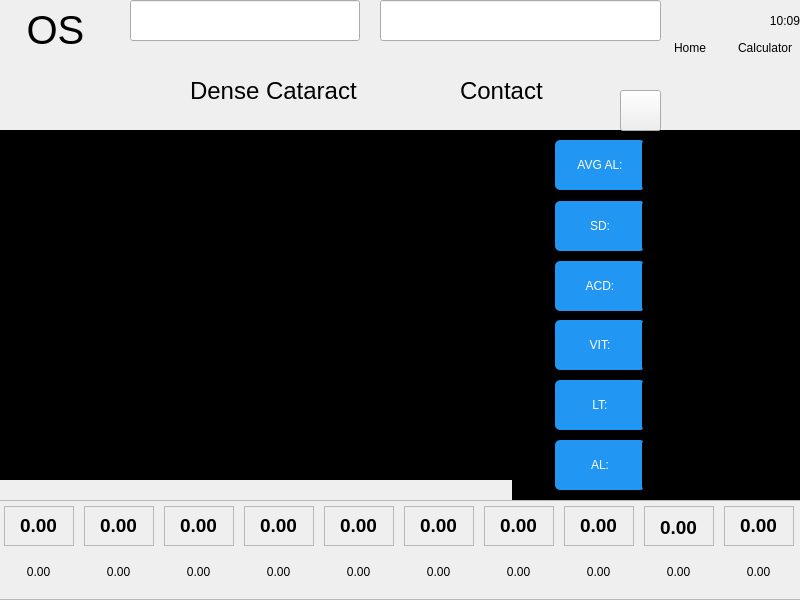
<?xml version="1.0" encoding="UTF-8"?>
<ui version="4.0">
 <class>MeasureDialog</class>
 <widget class="QDialog" name="MeasureDialog">
  <property name="geometry">
   <rect>
    <x>0</x>
    <y>0</y>
    <width>800</width>
    <height>600</height>
   </rect>
  </property>
  <property name="windowTitle">
   <string>Dialog</string>
  </property>
  <property name="styleSheet">
   <string notr="true">background-image: url(:/images/5.png);</string>
  </property>
  <widget class="QPushButton" name="btn_lensType">
   <property name="geometry">
    <rect>
     <x>120</x>
     <y>60</y>
     <width>70</width>
     <height>70</height>
    </rect>
   </property>
   <property name="styleSheet">
    <string notr="true">border-image:url(:/images/empty.png);
border-image: url(:/images/aphakic-icon.png);</string>
   </property>
   <property name="text">
    <string/>
   </property>
   <property name="flat">
    <bool>true</bool>
   </property>
  </widget>
  <widget class="QPushButton" name="btn_opMode">
   <property name="geometry">
    <rect>
     <x>390</x>
     <y>60</y>
     <width>70</width>
     <height>70</height>
    </rect>
   </property>
   <property name="styleSheet">
    <string notr="true">border-image:url(:/images/empty.png);
border-image: url(:/images/contact.png);</string>
   </property>
   <property name="text">
    <string/>
   </property>
   <property name="flat">
    <bool>true</bool>
   </property>
  </widget>
  <widget class="QFrame" name="frame">
   <property name="geometry">
    <rect>
     <x>-5</x>
     <y>500</y>
     <width>808</width>
     <height>100</height>
    </rect>
   </property>
   <property name="styleSheet">
    <string notr="true">border-image: url(:/images/card.png);</string>
   </property>
   <property name="frameShape">
    <enum>QFrame::StyledPanel</enum>
   </property>
   <property name="frameShadow">
    <enum>QFrame::Raised</enum>
   </property>
   <widget class="QLabel" name="lbl_alOne">
    <property name="geometry">
     <rect>
      <x>10</x>
      <y>10</y>
      <width>67</width>
      <height>31</height>
     </rect>
    </property>
    <property name="font">
     <font>
      <pointsize>14</pointsize>
      <bold>true</bold>
     </font>
    </property>
    <property name="styleSheet">
     <string notr="true">background-image:url(empty.png);
border-image:url(empty.png);</string>
    </property>
    <property name="text">
     <string>0.00</string>
    </property>
    <property name="alignment">
     <set>Qt::AlignCenter</set>
    </property>
   </widget>
   <widget class="QLabel" name="lbl_devOne">
    <property name="geometry">
     <rect>
      <x>10</x>
      <y>56</y>
      <width>67</width>
      <height>31</height>
     </rect>
    </property>
    <property name="styleSheet">
     <string notr="true">background-image:url(empty.png);
border-image:url(empty.png);</string>
    </property>
    <property name="text">
     <string>0.00</string>
    </property>
    <property name="alignment">
     <set>Qt::AlignCenter</set>
    </property>
   </widget>
   <widget class="QLabel" name="lbl_alTwo">
    <property name="geometry">
     <rect>
      <x>90</x>
      <y>10</y>
      <width>67</width>
      <height>31</height>
     </rect>
    </property>
    <property name="font">
     <font>
      <pointsize>14</pointsize>
      <bold>true</bold>
     </font>
    </property>
    <property name="styleSheet">
     <string notr="true">background-image:url(empty.png);
border-image:url(empty.png);</string>
    </property>
    <property name="text">
     <string>0.00</string>
    </property>
    <property name="alignment">
     <set>Qt::AlignCenter</set>
    </property>
   </widget>
   <widget class="QLabel" name="lbl_devTwo">
    <property name="geometry">
     <rect>
      <x>90</x>
      <y>56</y>
      <width>67</width>
      <height>31</height>
     </rect>
    </property>
    <property name="styleSheet">
     <string notr="true">background-image:url(empty.png);
border-image:url(empty.png);</string>
    </property>
    <property name="text">
     <string>0.00</string>
    </property>
    <property name="alignment">
     <set>Qt::AlignCenter</set>
    </property>
   </widget>
   <widget class="QLabel" name="lbl_alThree">
    <property name="geometry">
     <rect>
      <x>170</x>
      <y>10</y>
      <width>67</width>
      <height>31</height>
     </rect>
    </property>
    <property name="font">
     <font>
      <pointsize>14</pointsize>
      <bold>true</bold>
     </font>
    </property>
    <property name="styleSheet">
     <string notr="true">background-image:url(empty.png);
border-image:url(empty.png);</string>
    </property>
    <property name="text">
     <string>0.00</string>
    </property>
    <property name="alignment">
     <set>Qt::AlignCenter</set>
    </property>
   </widget>
   <widget class="QLabel" name="lbl_devThree">
    <property name="geometry">
     <rect>
      <x>170</x>
      <y>56</y>
      <width>67</width>
      <height>31</height>
     </rect>
    </property>
    <property name="styleSheet">
     <string notr="true">background-image:url(empty.png);
border-image:url(empty.png);</string>
    </property>
    <property name="text">
     <string>0.00</string>
    </property>
    <property name="alignment">
     <set>Qt::AlignCenter</set>
    </property>
   </widget>
   <widget class="QLabel" name="lbl_devFour">
    <property name="geometry">
     <rect>
      <x>250</x>
      <y>56</y>
      <width>67</width>
      <height>31</height>
     </rect>
    </property>
    <property name="styleSheet">
     <string notr="true">background-image:url(empty.png);
border-image:url(empty.png);</string>
    </property>
    <property name="text">
     <string>0.00</string>
    </property>
    <property name="alignment">
     <set>Qt::AlignCenter</set>
    </property>
   </widget>
   <widget class="QLabel" name="lbl_alFour">
    <property name="geometry">
     <rect>
      <x>250</x>
      <y>10</y>
      <width>67</width>
      <height>31</height>
     </rect>
    </property>
    <property name="font">
     <font>
      <pointsize>14</pointsize>
      <bold>true</bold>
     </font>
    </property>
    <property name="styleSheet">
     <string notr="true">background-image:url(empty.png);
border-image:url(empty.png);</string>
    </property>
    <property name="text">
     <string>0.00</string>
    </property>
    <property name="alignment">
     <set>Qt::AlignCenter</set>
    </property>
   </widget>
   <widget class="QLabel" name="lbl_devFive">
    <property name="geometry">
     <rect>
      <x>330</x>
      <y>56</y>
      <width>67</width>
      <height>31</height>
     </rect>
    </property>
    <property name="styleSheet">
     <string notr="true">background-image:url(empty.png);
border-image:url(empty.png);</string>
    </property>
    <property name="text">
     <string>0.00</string>
    </property>
    <property name="alignment">
     <set>Qt::AlignCenter</set>
    </property>
   </widget>
   <widget class="QLabel" name="lbl_alFive">
    <property name="geometry">
     <rect>
      <x>330</x>
      <y>10</y>
      <width>67</width>
      <height>31</height>
     </rect>
    </property>
    <property name="font">
     <font>
      <pointsize>14</pointsize>
      <bold>true</bold>
     </font>
    </property>
    <property name="styleSheet">
     <string notr="true">background-image:url(empty.png);
border-image:url(empty.png);</string>
    </property>
    <property name="text">
     <string>0.00</string>
    </property>
    <property name="alignment">
     <set>Qt::AlignCenter</set>
    </property>
   </widget>
   <widget class="QLabel" name="lbl_devSix">
    <property name="geometry">
     <rect>
      <x>410</x>
      <y>56</y>
      <width>67</width>
      <height>31</height>
     </rect>
    </property>
    <property name="styleSheet">
     <string notr="true">background-image:url(empty.png);
border-image:url(empty.png);</string>
    </property>
    <property name="text">
     <string>0.00</string>
    </property>
    <property name="alignment">
     <set>Qt::AlignCenter</set>
    </property>
   </widget>
   <widget class="QLabel" name="lbl_alSix">
    <property name="geometry">
     <rect>
      <x>410</x>
      <y>10</y>
      <width>67</width>
      <height>31</height>
     </rect>
    </property>
    <property name="font">
     <font>
      <pointsize>14</pointsize>
      <bold>true</bold>
     </font>
    </property>
    <property name="styleSheet">
     <string notr="true">background-image:url(empty.png);
border-image:url(empty.png);</string>
    </property>
    <property name="text">
     <string>0.00</string>
    </property>
    <property name="alignment">
     <set>Qt::AlignCenter</set>
    </property>
   </widget>
   <widget class="QLabel" name="lbl_devSeven">
    <property name="geometry">
     <rect>
      <x>490</x>
      <y>56</y>
      <width>67</width>
      <height>31</height>
     </rect>
    </property>
    <property name="styleSheet">
     <string notr="true">background-image:url(empty.png);
border-image:url(empty.png);</string>
    </property>
    <property name="text">
     <string>0.00</string>
    </property>
    <property name="alignment">
     <set>Qt::AlignCenter</set>
    </property>
   </widget>
   <widget class="QLabel" name="lbl_alSeven">
    <property name="geometry">
     <rect>
      <x>490</x>
      <y>10</y>
      <width>67</width>
      <height>31</height>
     </rect>
    </property>
    <property name="font">
     <font>
      <pointsize>14</pointsize>
      <bold>true</bold>
     </font>
    </property>
    <property name="styleSheet">
     <string notr="true">background-image:url(empty.png);
border-image:url(empty.png);</string>
    </property>
    <property name="text">
     <string>0.00</string>
    </property>
    <property name="alignment">
     <set>Qt::AlignCenter</set>
    </property>
   </widget>
   <widget class="QLabel" name="lbl_alEight">
    <property name="geometry">
     <rect>
      <x>570</x>
      <y>10</y>
      <width>67</width>
      <height>31</height>
     </rect>
    </property>
    <property name="font">
     <font>
      <pointsize>14</pointsize>
      <bold>true</bold>
     </font>
    </property>
    <property name="styleSheet">
     <string notr="true">background-image:url(empty.png);
border-image:url(empty.png);</string>
    </property>
    <property name="text">
     <string>0.00</string>
    </property>
    <property name="alignment">
     <set>Qt::AlignCenter</set>
    </property>
   </widget>
   <widget class="QLabel" name="lbl_devEight">
    <property name="geometry">
     <rect>
      <x>570</x>
      <y>56</y>
      <width>67</width>
      <height>31</height>
     </rect>
    </property>
    <property name="styleSheet">
     <string notr="true">background-image:url(empty.png);
border-image:url(empty.png);</string>
    </property>
    <property name="text">
     <string>0.00</string>
    </property>
    <property name="alignment">
     <set>Qt::AlignCenter</set>
    </property>
   </widget>
   <widget class="QLabel" name="lbl_devNine">
    <property name="geometry">
     <rect>
      <x>650</x>
      <y>56</y>
      <width>67</width>
      <height>31</height>
     </rect>
    </property>
    <property name="styleSheet">
     <string notr="true">background-image:url(empty.png);
border-image:url(empty.png);</string>
    </property>
    <property name="text">
     <string>0.00</string>
    </property>
    <property name="alignment">
     <set>Qt::AlignCenter</set>
    </property>
   </widget>
   <widget class="QLabel" name="lbl_alNine">
    <property name="geometry">
     <rect>
      <x>650</x>
      <y>12</y>
      <width>67</width>
      <height>31</height>
     </rect>
    </property>
    <property name="font">
     <font>
      <pointsize>14</pointsize>
      <bold>true</bold>
     </font>
    </property>
    <property name="styleSheet">
     <string notr="true">background-image:url(empty.png);
border-image:url(empty.png);</string>
    </property>
    <property name="text">
     <string>0.00</string>
    </property>
    <property name="alignment">
     <set>Qt::AlignCenter</set>
    </property>
   </widget>
   <widget class="QLabel" name="lbl_alTen">
    <property name="geometry">
     <rect>
      <x>730</x>
      <y>10</y>
      <width>67</width>
      <height>31</height>
     </rect>
    </property>
    <property name="font">
     <font>
      <pointsize>14</pointsize>
      <bold>true</bold>
     </font>
    </property>
    <property name="styleSheet">
     <string notr="true">background-image:url(empty.png);
border-image:url(empty.png);</string>
    </property>
    <property name="text">
     <string>0.00</string>
    </property>
    <property name="alignment">
     <set>Qt::AlignCenter</set>
    </property>
   </widget>
   <widget class="QLabel" name="lbl_devTen">
    <property name="geometry">
     <rect>
      <x>730</x>
      <y>56</y>
      <width>67</width>
      <height>31</height>
     </rect>
    </property>
    <property name="styleSheet">
     <string notr="true">background-image:url(empty.png);
border-image:url(empty.png);</string>
    </property>
    <property name="text">
     <string>0.00</string>
    </property>
    <property name="alignment">
     <set>Qt::AlignCenter</set>
    </property>
   </widget>
   <widget class="QFrame" name="frame_graphOne">
    <property name="geometry">
     <rect>
      <x>9</x>
      <y>6</y>
      <width>70</width>
      <height>40</height>
     </rect>
    </property>
    <property name="font">
     <font>
      <pointsize>14</pointsize>
      <bold>true</bold>
     </font>
    </property>
    <property name="styleSheet">
     <string notr="true">background-image:url(empty.png);border-image:url(empty.png);</string>
    </property>
    <property name="frameShape">
     <enum>QFrame::StyledPanel</enum>
    </property>
    <property name="frameShadow">
     <enum>QFrame::Raised</enum>
    </property>
   </widget>
   <widget class="QFrame" name="frame_graphTwo">
    <property name="geometry">
     <rect>
      <x>89</x>
      <y>6</y>
      <width>70</width>
      <height>40</height>
     </rect>
    </property>
    <property name="font">
     <font>
      <pointsize>14</pointsize>
      <bold>true</bold>
     </font>
    </property>
    <property name="styleSheet">
     <string notr="true">background-image:url(empty.png);border-image:url(empty.png);</string>
    </property>
    <property name="frameShape">
     <enum>QFrame::StyledPanel</enum>
    </property>
    <property name="frameShadow">
     <enum>QFrame::Raised</enum>
    </property>
   </widget>
   <widget class="QFrame" name="frame_graphThree">
    <property name="geometry">
     <rect>
      <x>169</x>
      <y>6</y>
      <width>70</width>
      <height>40</height>
     </rect>
    </property>
    <property name="font">
     <font>
      <pointsize>14</pointsize>
      <bold>true</bold>
     </font>
    </property>
    <property name="styleSheet">
     <string notr="true">background-image:url(empty.png);border-image:url(empty.png);</string>
    </property>
    <property name="frameShape">
     <enum>QFrame::StyledPanel</enum>
    </property>
    <property name="frameShadow">
     <enum>QFrame::Raised</enum>
    </property>
   </widget>
   <widget class="QFrame" name="frame_graphFour">
    <property name="geometry">
     <rect>
      <x>249</x>
      <y>6</y>
      <width>70</width>
      <height>40</height>
     </rect>
    </property>
    <property name="font">
     <font>
      <pointsize>14</pointsize>
      <bold>true</bold>
     </font>
    </property>
    <property name="styleSheet">
     <string notr="true">background-image:url(empty.png);border-image:url(empty.png);</string>
    </property>
    <property name="frameShape">
     <enum>QFrame::StyledPanel</enum>
    </property>
    <property name="frameShadow">
     <enum>QFrame::Raised</enum>
    </property>
   </widget>
   <widget class="QFrame" name="frame_graphFive">
    <property name="geometry">
     <rect>
      <x>329</x>
      <y>6</y>
      <width>70</width>
      <height>40</height>
     </rect>
    </property>
    <property name="font">
     <font>
      <pointsize>14</pointsize>
      <bold>true</bold>
     </font>
    </property>
    <property name="styleSheet">
     <string notr="true">background-image:url(empty.png);border-image:url(empty.png);</string>
    </property>
    <property name="frameShape">
     <enum>QFrame::StyledPanel</enum>
    </property>
    <property name="frameShadow">
     <enum>QFrame::Raised</enum>
    </property>
   </widget>
   <widget class="QFrame" name="frame_graphSix">
    <property name="geometry">
     <rect>
      <x>409</x>
      <y>6</y>
      <width>70</width>
      <height>40</height>
     </rect>
    </property>
    <property name="font">
     <font>
      <pointsize>14</pointsize>
      <bold>true</bold>
     </font>
    </property>
    <property name="styleSheet">
     <string notr="true">background-image:url(empty.png);border-image:url(empty.png);</string>
    </property>
    <property name="frameShape">
     <enum>QFrame::StyledPanel</enum>
    </property>
    <property name="frameShadow">
     <enum>QFrame::Raised</enum>
    </property>
   </widget>
   <widget class="QFrame" name="frame_graphSeven">
    <property name="geometry">
     <rect>
      <x>489</x>
      <y>6</y>
      <width>70</width>
      <height>40</height>
     </rect>
    </property>
    <property name="font">
     <font>
      <pointsize>14</pointsize>
      <bold>true</bold>
     </font>
    </property>
    <property name="styleSheet">
     <string notr="true">background-image:url(empty.png);border-image:url(empty.png);</string>
    </property>
    <property name="frameShape">
     <enum>QFrame::StyledPanel</enum>
    </property>
    <property name="frameShadow">
     <enum>QFrame::Raised</enum>
    </property>
   </widget>
   <widget class="QFrame" name="frame_graphEight">
    <property name="geometry">
     <rect>
      <x>569</x>
      <y>6</y>
      <width>70</width>
      <height>40</height>
     </rect>
    </property>
    <property name="font">
     <font>
      <pointsize>14</pointsize>
      <bold>true</bold>
     </font>
    </property>
    <property name="styleSheet">
     <string notr="true">background-image:url(empty.png);border-image:url(empty.png);</string>
    </property>
    <property name="frameShape">
     <enum>QFrame::StyledPanel</enum>
    </property>
    <property name="frameShadow">
     <enum>QFrame::Raised</enum>
    </property>
   </widget>
   <widget class="QFrame" name="frame_graphNine">
    <property name="geometry">
     <rect>
      <x>649</x>
      <y>6</y>
      <width>70</width>
      <height>40</height>
     </rect>
    </property>
    <property name="font">
     <font>
      <pointsize>14</pointsize>
      <bold>true</bold>
     </font>
    </property>
    <property name="styleSheet">
     <string notr="true">background-image:url(empty.png);border-image:url(empty.png);</string>
    </property>
    <property name="frameShape">
     <enum>QFrame::StyledPanel</enum>
    </property>
    <property name="frameShadow">
     <enum>QFrame::Raised</enum>
    </property>
   </widget>
   <widget class="QFrame" name="frame_graphTen">
    <property name="geometry">
     <rect>
      <x>729</x>
      <y>6</y>
      <width>70</width>
      <height>40</height>
     </rect>
    </property>
    <property name="font">
     <font>
      <pointsize>14</pointsize>
      <bold>true</bold>
     </font>
    </property>
    <property name="styleSheet">
     <string notr="true">background-image:url(empty.png);border-image:url(empty.png);</string>
    </property>
    <property name="frameShape">
     <enum>QFrame::StyledPanel</enum>
    </property>
    <property name="frameShadow">
     <enum>QFrame::Raised</enum>
    </property>
   </widget>
   <widget class="QPushButton" name="btn_graphOne">
    <property name="geometry">
     <rect>
      <x>6</x>
      <y>1</y>
      <width>72</width>
      <height>51</height>
     </rect>
    </property>
    <property name="font">
     <font>
      <pointsize>14</pointsize>
      <bold>true</bold>
     </font>
    </property>
    <property name="styleSheet">
     <string notr="true">background-image:url(empty.png);
border-image:url(empty.png);</string>
    </property>
    <property name="text">
     <string/>
    </property>
    <property name="flat">
     <bool>true</bool>
    </property>
   </widget>
   <widget class="QPushButton" name="btn_graphTwo">
    <property name="geometry">
     <rect>
      <x>90</x>
      <y>1</y>
      <width>72</width>
      <height>51</height>
     </rect>
    </property>
    <property name="font">
     <font>
      <pointsize>14</pointsize>
      <bold>true</bold>
     </font>
    </property>
    <property name="styleSheet">
     <string notr="true">background-image:url(empty.png);
border-image:url(empty.png);</string>
    </property>
    <property name="text">
     <string/>
    </property>
    <property name="flat">
     <bool>true</bool>
    </property>
   </widget>
   <widget class="QPushButton" name="btn_graphThree">
    <property name="geometry">
     <rect>
      <x>169</x>
      <y>1</y>
      <width>72</width>
      <height>51</height>
     </rect>
    </property>
    <property name="font">
     <font>
      <pointsize>14</pointsize>
      <bold>true</bold>
     </font>
    </property>
    <property name="styleSheet">
     <string notr="true">background-image:url(empty.png);
border-image:url(empty.png);</string>
    </property>
    <property name="text">
     <string/>
    </property>
    <property name="flat">
     <bool>true</bool>
    </property>
   </widget>
   <widget class="QPushButton" name="btn_graphFour">
    <property name="geometry">
     <rect>
      <x>249</x>
      <y>1</y>
      <width>72</width>
      <height>51</height>
     </rect>
    </property>
    <property name="font">
     <font>
      <pointsize>14</pointsize>
      <bold>true</bold>
     </font>
    </property>
    <property name="styleSheet">
     <string notr="true">background-image:url(empty.png);
border-image:url(empty.png);</string>
    </property>
    <property name="text">
     <string/>
    </property>
    <property name="flat">
     <bool>true</bool>
    </property>
   </widget>
   <widget class="QPushButton" name="btn_graphFive">
    <property name="geometry">
     <rect>
      <x>329</x>
      <y>1</y>
      <width>72</width>
      <height>51</height>
     </rect>
    </property>
    <property name="font">
     <font>
      <pointsize>14</pointsize>
      <bold>true</bold>
     </font>
    </property>
    <property name="styleSheet">
     <string notr="true">background-image:url(empty.png);
border-image:url(empty.png);</string>
    </property>
    <property name="text">
     <string/>
    </property>
    <property name="flat">
     <bool>true</bool>
    </property>
   </widget>
   <widget class="QPushButton" name="btn_graphSix">
    <property name="geometry">
     <rect>
      <x>409</x>
      <y>1</y>
      <width>72</width>
      <height>51</height>
     </rect>
    </property>
    <property name="font">
     <font>
      <pointsize>14</pointsize>
      <bold>true</bold>
     </font>
    </property>
    <property name="styleSheet">
     <string notr="true">background-image:url(empty.png);
border-image:url(empty.png);</string>
    </property>
    <property name="text">
     <string/>
    </property>
    <property name="flat">
     <bool>true</bool>
    </property>
   </widget>
   <widget class="QPushButton" name="btn_graphSeven">
    <property name="geometry">
     <rect>
      <x>488</x>
      <y>1</y>
      <width>72</width>
      <height>51</height>
     </rect>
    </property>
    <property name="font">
     <font>
      <pointsize>14</pointsize>
      <bold>true</bold>
     </font>
    </property>
    <property name="styleSheet">
     <string notr="true">background-image:url(empty.png);
border-image:url(empty.png);</string>
    </property>
    <property name="text">
     <string/>
    </property>
    <property name="flat">
     <bool>true</bool>
    </property>
   </widget>
   <widget class="QPushButton" name="btn_graphEight">
    <property name="geometry">
     <rect>
      <x>568</x>
      <y>1</y>
      <width>72</width>
      <height>51</height>
     </rect>
    </property>
    <property name="font">
     <font>
      <pointsize>14</pointsize>
      <bold>true</bold>
     </font>
    </property>
    <property name="styleSheet">
     <string notr="true">background-image:url(empty.png);
border-image:url(empty.png);</string>
    </property>
    <property name="text">
     <string/>
    </property>
    <property name="flat">
     <bool>true</bool>
    </property>
   </widget>
   <widget class="QPushButton" name="btn_graphNine">
    <property name="geometry">
     <rect>
      <x>648</x>
      <y>1</y>
      <width>72</width>
      <height>51</height>
     </rect>
    </property>
    <property name="font">
     <font>
      <pointsize>14</pointsize>
      <bold>true</bold>
     </font>
    </property>
    <property name="styleSheet">
     <string notr="true">background-image:url(empty.png);
border-image:url(empty.png);</string>
    </property>
    <property name="text">
     <string/>
    </property>
    <property name="flat">
     <bool>true</bool>
    </property>
   </widget>
   <widget class="QPushButton" name="btn_graphTen">
    <property name="geometry">
     <rect>
      <x>728</x>
      <y>1</y>
      <width>72</width>
      <height>51</height>
     </rect>
    </property>
    <property name="font">
     <font>
      <pointsize>14</pointsize>
      <bold>true</bold>
     </font>
    </property>
    <property name="styleSheet">
     <string notr="true">background-image:url(empty.png);
border-image:url(empty.png);</string>
    </property>
    <property name="text">
     <string/>
    </property>
    <property name="flat">
     <bool>true</bool>
    </property>
   </widget>
   <zorder>lbl_alSix</zorder>
   <zorder>lbl_alFive</zorder>
   <zorder>lbl_alOne</zorder>
   <zorder>lbl_alTen</zorder>
   <zorder>lbl_alThree</zorder>
   <zorder>lbl_alFour</zorder>
   <zorder>lbl_alTwo</zorder>
   <zorder>lbl_alNine</zorder>
   <zorder>lbl_alEight</zorder>
   <zorder>lbl_alSeven</zorder>
   <zorder>frame_graphTen</zorder>
   <zorder>frame_graphEight</zorder>
   <zorder>frame_graphTwo</zorder>
   <zorder>frame_graphFour</zorder>
   <zorder>frame_graphOne</zorder>
   <zorder>frame_graphNine</zorder>
   <zorder>frame_graphSix</zorder>
   <zorder>frame_graphFive</zorder>
   <zorder>frame_graphSeven</zorder>
   <zorder>frame_graphThree</zorder>
   <zorder>btn_graphSix</zorder>
   <zorder>btn_graphTen</zorder>
   <zorder>btn_graphOne</zorder>
   <zorder>btn_graphEight</zorder>
   <zorder>btn_graphTwo</zorder>
   <zorder>btn_graphNine</zorder>
   <zorder>btn_graphThree</zorder>
   <zorder>btn_graphFive</zorder>
   <zorder>btn_graphSeven</zorder>
   <zorder>btn_graphFour</zorder>
   <zorder>lbl_devOne</zorder>
   <zorder>lbl_devTwo</zorder>
   <zorder>lbl_devThree</zorder>
   <zorder>lbl_devFour</zorder>
   <zorder>lbl_devFive</zorder>
   <zorder>lbl_devSix</zorder>
   <zorder>lbl_devSeven</zorder>
   <zorder>lbl_devEight</zorder>
   <zorder>lbl_devNine</zorder>
   <zorder>lbl_devTen</zorder>
  </widget>
  <widget class="QLineEdit" name="lineEdit_patName">
   <property name="geometry">
    <rect>
     <x>130</x>
     <y>0</y>
     <width>230</width>
     <height>41</height>
    </rect>
   </property>
   <property name="font">
    <font>
     <pointsize>14</pointsize>
    </font>
   </property>
   <property name="styleSheet">
    <string notr="true">border-image: url(:/images/searchbar.png);
background-image:url(empty.png);
color:rgb(0,0,0);</string>
   </property>
  </widget>
  <widget class="QLineEdit" name="lineEdit_docName">
   <property name="geometry">
    <rect>
     <x>380</x>
     <y>0</y>
     <width>281</width>
     <height>41</height>
    </rect>
   </property>
   <property name="font">
    <font>
     <pointsize>14</pointsize>
    </font>
   </property>
   <property name="styleSheet">
    <string notr="true">border-image: url(:/images/searchbar.png);
background-image:url(empty.png);
color:rgb(21,21,21);</string>
   </property>
  </widget>
  <widget class="QLabel" name="lineEdit_lensType">
   <property name="geometry">
    <rect>
     <x>190</x>
     <y>60</y>
     <width>201</width>
     <height>61</height>
    </rect>
   </property>
   <property name="font">
    <font>
     <pointsize>18</pointsize>
    </font>
   </property>
   <property name="styleSheet">
    <string notr="true">background-image:url(empty.png);
border-image:url(empty.png);</string>
   </property>
   <property name="text">
    <string>Dense Cataract</string>
   </property>
   <property name="alignment">
    <set>Qt::AlignLeading|Qt::AlignLeft|Qt::AlignVCenter</set>
   </property>
  </widget>
  <widget class="QLabel" name="lbl_opMode">
   <property name="geometry">
    <rect>
     <x>460</x>
     <y>60</y>
     <width>141</width>
     <height>61</height>
    </rect>
   </property>
   <property name="font">
    <font>
     <pointsize>18</pointsize>
    </font>
   </property>
   <property name="styleSheet">
    <string notr="true">background-image:url(empty.png);
border-image:url(empty.png);</string>
   </property>
   <property name="text">
    <string>Contact</string>
   </property>
   <property name="alignment">
    <set>Qt::AlignLeading|Qt::AlignLeft|Qt::AlignVCenter</set>
   </property>
  </widget>
  <widget class="QPushButton" name="btn_calculator">
   <property name="geometry">
    <rect>
     <x>730</x>
     <y>60</y>
     <width>70</width>
     <height>70</height>
    </rect>
   </property>
   <property name="styleSheet">
    <string notr="true">border-image:url(:/images/empty.png);
border-image: url(:/images/calculator-icon.png);</string>
   </property>
   <property name="text">
    <string/>
   </property>
   <property name="flat">
    <bool>true</bool>
   </property>
  </widget>
  <widget class="QPushButton" name="btn_home">
   <property name="geometry">
    <rect>
     <x>660</x>
     <y>60</y>
     <width>70</width>
     <height>70</height>
    </rect>
   </property>
   <property name="styleSheet">
    <string notr="true">border-image:url(:/images/empty.png);
border-image: url(:/images/home.png);</string>
   </property>
   <property name="text">
    <string/>
   </property>
   <property name="flat">
    <bool>true</bool>
   </property>
  </widget>
  <widget class="QLabel" name="lbl_home">
   <property name="geometry">
    <rect>
     <x>650</x>
     <y>40</y>
     <width>80</width>
     <height>16</height>
    </rect>
   </property>
   <property name="styleSheet">
    <string notr="true">background-image:url(empty.png);
border-image:url(empty.png);</string>
   </property>
   <property name="text">
    <string>Home</string>
   </property>
   <property name="alignment">
    <set>Qt::AlignCenter</set>
   </property>
  </widget>
  <widget class="QLabel" name="lbl_calculator">
   <property name="geometry">
    <rect>
     <x>720</x>
     <y>40</y>
     <width>90</width>
     <height>16</height>
    </rect>
   </property>
   <property name="styleSheet">
    <string notr="true">background-image:url(empty.png);
border-image:url(empty.png);</string>
   </property>
   <property name="text">
    <string>Calculator</string>
   </property>
   <property name="alignment">
    <set>Qt::AlignCenter</set>
   </property>
  </widget>
  <widget class="QPushButton" name="btn_play">
   <property name="geometry">
    <rect>
     <x>230</x>
     <y>240</y>
     <width>100</width>
     <height>100</height>
    </rect>
   </property>
   <property name="styleSheet">
    <string notr="true">background-image:url(empty.png);
border-image: url(:/images/icons/ic_play_circle_outline_white_48dp.png);</string>
   </property>
   <property name="text">
    <string/>
   </property>
   <property name="flat">
    <bool>true</bool>
   </property>
  </widget>
  <widget class="QPushButton" name="btn_startMeasure">
   <property name="geometry">
    <rect>
     <x>-10</x>
     <y>170</y>
     <width>512</width>
     <height>331</height>
    </rect>
   </property>
   <property name="styleSheet">
    <string notr="true">background-image:url(empty.png);
border-image:url(empty.png);</string>
   </property>
   <property name="text">
    <string/>
   </property>
   <property name="flat">
    <bool>true</bool>
   </property>
  </widget>
  <widget class="QFrame" name="wm_plt">
   <property name="geometry">
    <rect>
     <x>0</x>
     <y>130</y>
     <width>512</width>
     <height>350</height>
    </rect>
   </property>
   <property name="styleSheet">
    <string notr="true">background-color: rgb(0, 0, 0);
background-image:url(empty.png);</string>
   </property>
   <property name="frameShape">
    <enum>QFrame::StyledPanel</enum>
   </property>
   <property name="frameShadow">
    <enum>QFrame::Raised</enum>
   </property>
  </widget>
  <widget class="QCustomPlot" name="graphicsView">
   <property name="geometry">
    <rect>
     <x>0</x>
     <y>130</y>
     <width>512</width>
     <height>255</height>
    </rect>
   </property>
   <property name="styleSheet">
    <string notr="true">background-image:url(empty.png);
border-image:url(empty.png);
background-color: rgb(0, 0, 0);</string>
   </property>
  </widget>
  <widget class="QLabel" name="lbl_time">
   <property name="geometry">
    <rect>
     <x>680</x>
     <y>10</y>
     <width>120</width>
     <height>21</height>
    </rect>
   </property>
   <property name="font">
    <font>
     <pointsize>9</pointsize>
    </font>
   </property>
   <property name="styleSheet">
    <string notr="true">background-image:url(empty.png);</string>
   </property>
   <property name="text">
    <string>10:09</string>
   </property>
   <property name="alignment">
    <set>Qt::AlignRight|Qt::AlignTrailing|Qt::AlignVCenter</set>
   </property>
  </widget>
  <widget class="QPushButton" name="marker_cornea">
   <property name="geometry">
    <rect>
     <x>0</x>
     <y>150</y>
     <width>20</width>
     <height>20</height>
    </rect>
   </property>
   <property name="styleSheet">
    <string notr="true">background-image:url(empty.png);
border-image: url(:/images/marker.png);
</string>
   </property>
   <property name="text">
    <string/>
   </property>
   <property name="flat">
    <bool>true</bool>
   </property>
  </widget>
  <widget class="QPushButton" name="marker_lensOne">
   <property name="geometry">
    <rect>
     <x>80</x>
     <y>150</y>
     <width>20</width>
     <height>20</height>
    </rect>
   </property>
   <property name="styleSheet">
    <string notr="true">background-image:url(empty.png);
border-image: url(:/images/marker.png);
</string>
   </property>
   <property name="text">
    <string/>
   </property>
   <property name="flat">
    <bool>true</bool>
   </property>
  </widget>
  <widget class="QPushButton" name="marker_lensTwo">
   <property name="geometry">
    <rect>
     <x>150</x>
     <y>150</y>
     <width>20</width>
     <height>20</height>
    </rect>
   </property>
   <property name="styleSheet">
    <string notr="true">background-image:url(empty.png);
border-image: url(:/images/marker.png);
</string>
   </property>
   <property name="text">
    <string/>
   </property>
   <property name="flat">
    <bool>true</bool>
   </property>
  </widget>
  <widget class="QPushButton" name="marker_retina">
   <property name="geometry">
    <rect>
     <x>490</x>
     <y>150</y>
     <width>20</width>
     <height>20</height>
    </rect>
   </property>
   <property name="styleSheet">
    <string notr="true">background-image:url(empty.png);
border-image: url(:/images/marker.png);
</string>
   </property>
   <property name="text">
    <string/>
   </property>
   <property name="flat">
    <bool>true</bool>
   </property>
  </widget>
  <widget class="QPushButton" name="marker_cornea_2">
   <property name="geometry">
    <rect>
     <x>0</x>
     <y>480</y>
     <width>513</width>
     <height>20</height>
    </rect>
   </property>
   <property name="styleSheet">
    <string notr="true">background-image:url(empty.png);
border-image: url(:/images/scale.png);
</string>
   </property>
   <property name="text">
    <string/>
   </property>
   <property name="flat">
    <bool>true</bool>
   </property>
  </widget>
  <widget class="QFrame" name="frame_2">
   <property name="geometry">
    <rect>
     <x>512</x>
     <y>130</y>
     <width>290</width>
     <height>370</height>
    </rect>
   </property>
   <property name="styleSheet">
    <string notr="true">background-color:rgb(0,0,0);background-image:url(empty.png);</string>
   </property>
   <property name="frameShape">
    <enum>QFrame::StyledPanel</enum>
   </property>
   <property name="frameShadow">
    <enum>QFrame::Raised</enum>
   </property>
   <widget class="QLineEdit" name="lineEdit_avgAl">
    <property name="geometry">
     <rect>
      <x>130</x>
      <y>9</y>
      <width>120</width>
      <height>52</height>
     </rect>
    </property>
    <property name="font">
     <font>
      <pointsize>24</pointsize>
      <bold>true</bold>
     </font>
    </property>
    <property name="styleSheet">
     <string notr="true">border-image: url(:/images/searchbar.png);
background-image:url(empty.png);
color:rgb(21,21,21);
border-radius:5px;</string>
    </property>
    <property name="alignment">
     <set>Qt::AlignCenter</set>
    </property>
   </widget>
   <widget class="QLineEdit" name="lineEdit_vit">
    <property name="geometry">
     <rect>
      <x>130</x>
      <y>189</y>
      <width>120</width>
      <height>52</height>
     </rect>
    </property>
    <property name="styleSheet">
     <string notr="true">border-image: url(:/images/searchbar.png);
background-image:url(empty.png);
color:rgb(21,21,21);
border-radius:5px;</string>
    </property>
    <property name="alignment">
     <set>Qt::AlignCenter</set>
    </property>
   </widget>
   <widget class="QLineEdit" name="lineEdit_acd">
    <property name="geometry">
     <rect>
      <x>130</x>
      <y>130</y>
      <width>120</width>
      <height>52</height>
     </rect>
    </property>
    <property name="styleSheet">
     <string notr="true">border-image: url(:/images/searchbar.png);
background-image:url(empty.png);
color:rgb(21,21,21);
border-radius:5px;</string>
    </property>
    <property name="alignment">
     <set>Qt::AlignCenter</set>
    </property>
   </widget>
   <widget class="QLabel" name="lbl_avgAl">
    <property name="geometry">
     <rect>
      <x>43</x>
      <y>10</y>
      <width>90</width>
      <height>50</height>
     </rect>
    </property>
    <property name="styleSheet">
     <string notr="true">background-image:url(empty.png);
color:rgb(255,255,255);
background-color: #2196F3;border-radius:5px;</string>
    </property>
    <property name="text">
     <string>AVG AL:</string>
    </property>
    <property name="alignment">
     <set>Qt::AlignCenter</set>
    </property>
   </widget>
   <widget class="QLineEdit" name="lineEdit_lt">
    <property name="geometry">
     <rect>
      <x>130</x>
      <y>249</y>
      <width>120</width>
      <height>52</height>
     </rect>
    </property>
    <property name="styleSheet">
     <string notr="true">border-image: url(:/images/searchbar.png);
background-image:url(empty.png);
color:rgb(21,21,21);
border-radius:5px;</string>
    </property>
    <property name="alignment">
     <set>Qt::AlignCenter</set>
    </property>
   </widget>
   <widget class="QLabel" name="lbl_avgAl_4">
    <property name="geometry">
     <rect>
      <x>43</x>
      <y>310</y>
      <width>90</width>
      <height>50</height>
     </rect>
    </property>
    <property name="styleSheet">
     <string notr="true">background-image:url(empty.png);
color:rgb(255,255,255);
background-color: #2196F3;border-radius:5px;</string>
    </property>
    <property name="text">
     <string>AL:</string>
    </property>
    <property name="alignment">
     <set>Qt::AlignCenter</set>
    </property>
   </widget>
   <widget class="QLabel" name="lbl_avgAl_2">
    <property name="geometry">
     <rect>
      <x>43</x>
      <y>131</y>
      <width>90</width>
      <height>50</height>
     </rect>
    </property>
    <property name="styleSheet">
     <string notr="true">background-image:url(empty.png);
color:rgb(255,255,255);
background-color: #2196F3;border-radius:5px;</string>
    </property>
    <property name="text">
     <string>ACD:</string>
    </property>
    <property name="alignment">
     <set>Qt::AlignCenter</set>
    </property>
   </widget>
   <widget class="QLineEdit" name="lineEdit_sd">
    <property name="geometry">
     <rect>
      <x>130</x>
      <y>70</y>
      <width>120</width>
      <height>52</height>
     </rect>
    </property>
    <property name="font">
     <font>
      <pointsize>18</pointsize>
      <bold>true</bold>
     </font>
    </property>
    <property name="styleSheet">
     <string notr="true">border-image: url(:/images/searchbar.png);
background-image:url(empty.png);
color:rgb(21,21,21);
border-radius:5px;</string>
    </property>
    <property name="alignment">
     <set>Qt::AlignCenter</set>
    </property>
   </widget>
   <widget class="QLabel" name="lbl_avgAl_5">
    <property name="geometry">
     <rect>
      <x>43</x>
      <y>190</y>
      <width>90</width>
      <height>50</height>
     </rect>
    </property>
    <property name="styleSheet">
     <string notr="true">background-image:url(empty.png);
color:rgb(255,255,255);
background-color: #2196F3;border-radius:5px;</string>
    </property>
    <property name="text">
     <string>VIT:</string>
    </property>
    <property name="alignment">
     <set>Qt::AlignCenter</set>
    </property>
   </widget>
   <widget class="QLabel" name="lbl_sd">
    <property name="geometry">
     <rect>
      <x>43</x>
      <y>71</y>
      <width>90</width>
      <height>50</height>
     </rect>
    </property>
    <property name="styleSheet">
     <string notr="true">background-image:url(empty.png);
color:rgb(255,255,255);
background-color: #2196F3;border-radius:5px;</string>
    </property>
    <property name="text">
     <string>SD:</string>
    </property>
    <property name="alignment">
     <set>Qt::AlignCenter</set>
    </property>
   </widget>
   <widget class="QLabel" name="lbl_avgAl_3">
    <property name="geometry">
     <rect>
      <x>43</x>
      <y>250</y>
      <width>90</width>
      <height>50</height>
     </rect>
    </property>
    <property name="styleSheet">
     <string notr="true">background-image:url(empty.png);
color:rgb(255,255,255);
background-color: #2196F3;border-radius:5px;</string>
    </property>
    <property name="text">
     <string>LT:</string>
    </property>
    <property name="alignment">
     <set>Qt::AlignCenter</set>
    </property>
   </widget>
   <widget class="QLineEdit" name="lineEdit_al">
    <property name="geometry">
     <rect>
      <x>130</x>
      <y>309</y>
      <width>120</width>
      <height>52</height>
     </rect>
    </property>
    <property name="font">
     <font>
      <pointsize>20</pointsize>
     </font>
    </property>
    <property name="styleSheet">
     <string notr="true">border-image: url(:/images/searchbar.png);
background-image:url(empty.png);
color:rgb(21,21,21);
border-radius:5px;</string>
    </property>
    <property name="alignment">
     <set>Qt::AlignCenter</set>
    </property>
   </widget>
   <zorder>lbl_avgAl</zorder>
   <zorder>lbl_avgAl_4</zorder>
   <zorder>lbl_avgAl_2</zorder>
   <zorder>lbl_avgAl_5</zorder>
   <zorder>lbl_sd</zorder>
   <zorder>lbl_avgAl_3</zorder>
   <zorder>lineEdit_al</zorder>
   <zorder>lineEdit_avgAl</zorder>
   <zorder>lineEdit_sd</zorder>
   <zorder>lineEdit_acd</zorder>
   <zorder>lineEdit_vit</zorder>
   <zorder>lineEdit_lt</zorder>
  </widget>
  <widget class="QPushButton" name="btn_eye">
   <property name="enabled">
    <bool>true</bool>
   </property>
   <property name="geometry">
    <rect>
     <x>0</x>
     <y>0</y>
     <width>111</width>
     <height>60</height>
    </rect>
   </property>
   <property name="font">
    <font>
     <pointsize>30</pointsize>
    </font>
   </property>
   <property name="styleSheet">
    <string notr="true">border-image:url(:/images/empty.png);
border-image: url(:/images/btn-small.png);
</string>
   </property>
   <property name="text">
    <string>OS</string>
   </property>
   <property name="checkable">
    <bool>false</bool>
   </property>
   <property name="flat">
    <bool>true</bool>
   </property>
  </widget>
  <widget class="QPushButton" name="butDelete">
   <property name="geometry">
    <rect>
     <x>620</x>
     <y>90</y>
     <width>41</width>
     <height>41</height>
    </rect>
   </property>
   <property name="styleSheet">
    <string notr="true">background-image:url(empty.png);
border-image: url(:/images/delete-icon.png);</string>
   </property>
   <property name="text">
    <string/>
   </property>
  </widget>
  <zorder>graphicsView</zorder>
  <zorder>wm_plt</zorder>
  <zorder>btn_lensType</zorder>
  <zorder>btn_opMode</zorder>
  <zorder>frame</zorder>
  <zorder>lineEdit_patName</zorder>
  <zorder>lineEdit_docName</zorder>
  <zorder>lineEdit_lensType</zorder>
  <zorder>lbl_opMode</zorder>
  <zorder>btn_calculator</zorder>
  <zorder>btn_home</zorder>
  <zorder>lbl_home</zorder>
  <zorder>lbl_calculator</zorder>
  <zorder>btn_play</zorder>
  <zorder>btn_startMeasure</zorder>
  <zorder>lbl_time</zorder>
  <zorder>marker_cornea</zorder>
  <zorder>marker_lensOne</zorder>
  <zorder>marker_lensTwo</zorder>
  <zorder>marker_retina</zorder>
  <zorder>marker_cornea_2</zorder>
  <zorder>frame_2</zorder>
  <zorder>btn_eye</zorder>
  <zorder>butDelete</zorder>
 </widget>
 <customwidgets>
  <customwidget>
   <class>QCustomPlot</class>
   <extends>QGraphicsView</extends>
   <header>Services/qcustomplot.h</header>
  </customwidget>
 </customwidgets>
 <resources/>
 <connections/>
</ui>
